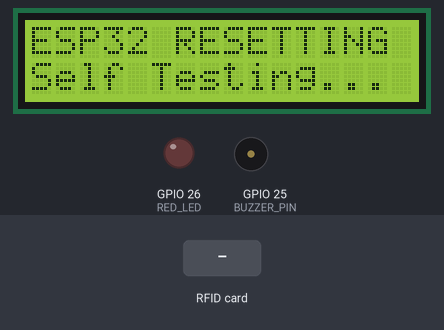
Bench run of a sketch on a simulated ESP32. Shown: 16×2 character LCD, output pins drawn as LEDs (lit = HIGH), buzzer (waves = sounding). The inputs (shaded band) are chosen by the test bench. Pins used as bus, display or sensor lines are not drawn; what the sketch prints to the serial monitor is not drawn.

Above: at 1.3 s.
At 3.2 s:
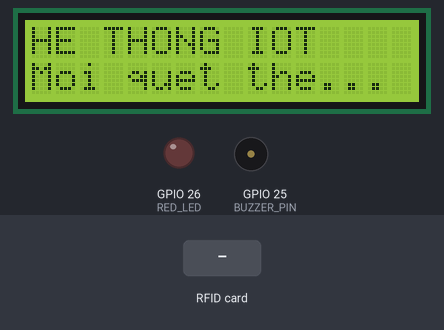
3.3 s: RFID card 7B A5 2C 54 held to the reader
At 3.9 s:
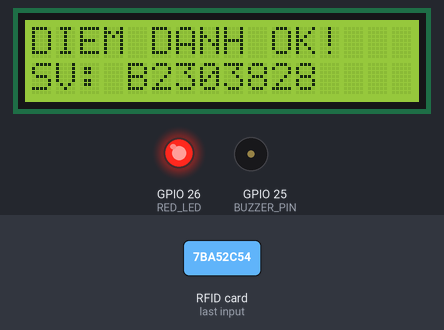
6.3 s: RFID card B2 30 38 28 held to the reader
At 7.7 s:
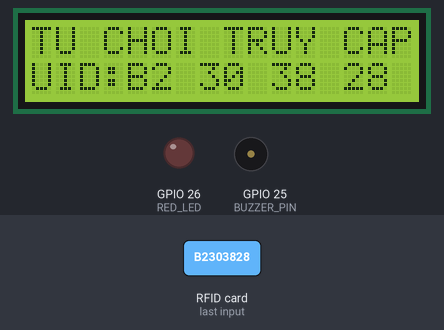
9.3 s: RFID card 5E 7A 19 C4 held to the reader
At 10.7 s:
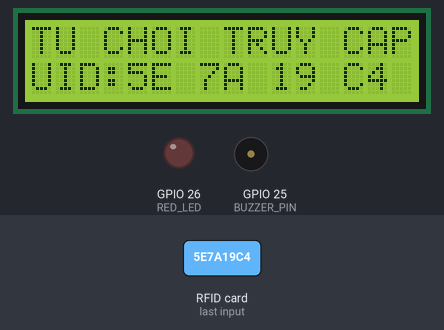
Timing chart, 0 to 12.3 s (numbered marks = the images above; inputs shaded):
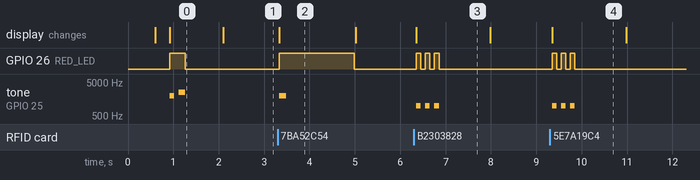

The sketch:

TEST_FULL.ino
```cpp
#include <SPI.h>
#include <MFRC522.h>
#include <Wire.h>
#include <LiquidCrystal_I2C.h>

// --- ĐỊNH NGHĨA CHÂN GPIO THEO SƠ ĐỒ CHUẨN ---
#define SS_PIN      5   // RC522 SDA / SS (GPIO 5)
#define RST_PIN     4   // RC522 RST (GPIO 4)
#define BUZZER_PIN  25  // Còi Buzzer (GPIO 25)
#define RED_LED     26  // Đèn LED đỏ (GPIO 26)

// Khởi tạo LCD 16x2 I2C (Địa chỉ 0x27)
LiquidCrystal_I2C lcd(0x27, 16, 2);

// Khởi tạo RFID RC522
MFRC522 rfid(SS_PIN, RST_PIN);

// --- NẠP MÃ UID THỰC TẾ THẺ NFC CỦA BẠN ---
const String MY_CARD_UID   = "7B A5 2C 54"; // Mã UID phần cứng thẻ của bạn
const String MY_STUDENT_ID = "B2303828";    // Token/MSSV nạp qua app NFC Tools

// Khai báo prototype các hàm
void systemStartupTest();
void resetLcdIdle();
void handleAccessGranted(String info);
void handleAccessDenied(String info);
void playBeep(int frequency, int durationMs);
String readTokenFromBlock(byte blockAddr);

void setup() {
  Serial.begin(115200);

  // 1. Cấu hình Output
  pinMode(BUZZER_PIN, OUTPUT);
  pinMode(RED_LED, OUTPUT);
  digitalWrite(BUZZER_PIN, LOW);
  digitalWrite(RED_LED, LOW);

  // 2. Chờ 500ms chờ điện áp chip HD44780 trên LCD ổn định
  delay(500);

  // 3. Khởi tạo I2C chuẩn 100kHz
  Wire.begin(21, 22);        // SDA = GPIO 21, SCL = GPIO 22
  Wire.setClock(100000);     // Hạ xung I2C chống nhiễu
  delay(100);

  lcd.init();                // Khởi tạo LCD lần 1
  delay(100);
  lcd.init();                // Khởi tạo lần 2 để xóa cặn lệnh cũ
  lcd.backlight();
  lcd.clear();

  // 4. Khởi tạo SPI và module RFID RC522
  SPI.begin(18, 19, 23, 5);
  rfid.PCD_Init();

  // 5. Chạy Test khởi động
  systemStartupTest();

  // 6. Trở về màn hình chờ
  resetLcdIdle();
}

void loop() {
  // Kiểm tra xem có thẻ RFID/NFC chạm vào mặt đọc không
  if (!rfid.PICC_IsNewCardPresent() || !rfid.PICC_ReadCardSerial()) {
    return;
  }

  // 1. ĐỌC MÃ UID PHẦN CỨNG THẺ
  String scannedUID = "";
  for (byte i = 0; i < rfid.uid.size; i++) {
    if (rfid.uid.uidByte[i] < 0x10) scannedUID += "0";
    scannedUID += String(rfid.uid.uidByte[i], HEX);
    if (i < rfid.uid.size - 1) scannedUID += " ";
  }
  scannedUID.toUpperCase();

  Serial.print("\n[RFID/NFC Scan] Da quet UID: ");
  Serial.println(scannedUID);

  // 2. ĐỌC DỮ LIỆU TOKEN / NDEF (BLOCK 4 - SECTOR 1) GHI BẰNG ĐIỆN THOẠI
  String scannedToken = readTokenFromBlock(4);
  if (scannedToken.length() > 0) {
    Serial.print("[RFID/NFC Scan] Token/MSSV tren the: ");
    Serial.println(scannedToken);
  }

  // 3. KIỂM TRA ĐIỀU KIỆN TRUY CẬP (Khớp UID 7B A5 2C 54 HOẶC Khớp Token MSSV)
  if (scannedUID.equals(MY_CARD_UID) || scannedToken.indexOf(MY_STUDENT_ID) >= 0) {
    handleAccessGranted("SV: B2303828");
  } else {
    handleAccessDenied(scannedUID);
  }

  // Ngắt giao tiếp thẻ để sẵn sàng lượt quét tiếp theo
  rfid.PICC_HaltA();
  rfid.PCD_StopCrypto1();
  delay(1000);
}

// --- HÀM ĐỌC & LỌC DỮ LIỆU TOKEN TỪ THẺ NFC ---
String readTokenFromBlock(byte blockAddr) {
  MFRC522::MIFARE_Key key;
  for (byte i = 0; i < 6; i++) key.keyByte[i] = 0xFF; // Key A mặc định

  byte buffer[18];
  byte size = sizeof(buffer);

  MFRC522::StatusCode status = rfid.PCD_Authenticate(MFRC522::PICC_CMD_MF_AUTH_KEY_A, blockAddr, &key, &(rfid.uid));
  if (status != MFRC522::STATUS_OK) return "";

  status = rfid.MIFARE_Read(blockAddr, buffer, &size);
  if (status != MFRC522::STATUS_OK) return "";

  // Chỉ lọc lấy ký tự Chữ và Số (chống rác NDEF Header trên LCD)
  String data = "";
  for (uint8_t i = 0; i < 16; i++) {
    char c = (char)buffer[i];
    if (isAlphaNumeric(c)) {
      data += c;
    }
  }
  data.trim();
  return data;
}

// --- TỰ ĐỘNG TEST TOÀN BỘ LINH KIỆN KHI RESET ESP32 ---
void systemStartupTest() {
  Serial.println("==========================================");
  Serial.println("   RESET ESP32 - CHẠY TEST KHỞI ĐỘNG");
  Serial.println("==========================================");

  lcd.clear();
  lcd.setCursor(0, 0);
  lcd.print("ESP32 RESETTING");
  lcd.setCursor(0, 1);
  lcd.print("Self Testing...");

  digitalWrite(RED_LED, HIGH);
  playBeep(2000, 100);
  delay(100);
  playBeep(2500, 150);

  digitalWrite(RED_LED, LOW);
  delay(800);

  Serial.println("-> Test Linh kien OK. He thong san sang!");
}

void resetLcdIdle() {
  lcd.clear();
  lcd.setCursor(0, 0);
  lcd.print("HE THONG IOT");
  lcd.setCursor(0, 1);
  lcd.print("Moi quet the...");
}

void handleAccessGranted(String info) {
  Serial.println("-> KẾT QUẢ: Quét đúng thẻ chính chủ!");

  lcd.clear();
  lcd.setCursor(0, 0);
  lcd.print("DIEM DANH OK!");
  lcd.setCursor(0, 1);
  lcd.print(info);

  digitalWrite(RED_LED, HIGH);
  playBeep(2000, 150);
  delay(1500);

  digitalWrite(RED_LED, LOW);
  resetLcdIdle();
}

void handleAccessDenied(String info) {
  Serial.println("-> KẾT QUẢ: Thẻ không hợp lệ!");

  lcd.clear();
  lcd.setCursor(0, 0);
  lcd.print("TU CHOI TRUY CAP");
  lcd.setCursor(0, 1);
  lcd.print("UID:" + info.substring(0, 12));

  for (int i = 0; i < 3; i++) {
    digitalWrite(RED_LED, HIGH);
    playBeep(1000, 100);
    digitalWrite(RED_LED, LOW);
    delay(100);
  }

  delay(1000);
  resetLcdIdle();
}

void playBeep(int frequency, int durationMs) {
  tone(BUZZER_PIN, frequency, durationMs);
  digitalWrite(BUZZER_PIN, HIGH);
  delay(durationMs);
  noTone(BUZZER_PIN);
  digitalWrite(BUZZER_PIN, LOW);
}
```

Measured:
- after the input at 3.3 s, GPIO 26 (RED_LED): LOW → HIGH at once, → LOW 1.7 s later; tone on GPIO 25 (BUZZER_PIN): silent → 2000 Hz at once, → silent 0.15 s later; the display: changes at once (image 2)
- after the input at 6.3 s, GPIO 26 (RED_LED): alternates HIGH for 0.10 s and LOW for 0.10 s, 6 changes in all, then stays LOW, starting after 0.06 s; tone on GPIO 25 (BUZZER_PIN): alternates 1000 Hz for 0.10 s and silent for 0.10 s, 6 changes in all, then stays silent, starting after 0.06 s; the display: changes after 0.06 s (image 3)
- after the input at 9.3 s, GPIO 26 (RED_LED): alternates HIGH for 0.10 s and LOW for 0.10 s, 6 changes in all, then stays LOW, starting after 0.05 s; tone on GPIO 25 (BUZZER_PIN): alternates 1000 Hz for 0.10 s and silent for 0.10 s, 6 changes in all, then stays silent, starting after 0.05 s; the display: changes after 0.05 s (image 4)
- what the display in image 0 shows lasts 1.2 s, from 0.9 s to 2.1 s
- what the display in image 2 shows lasts 1.7 s, from 3.3 s to 5.0 s
- what the display in image 3 shows lasts 1.6 s, from 6.4 s to 8.0 s
